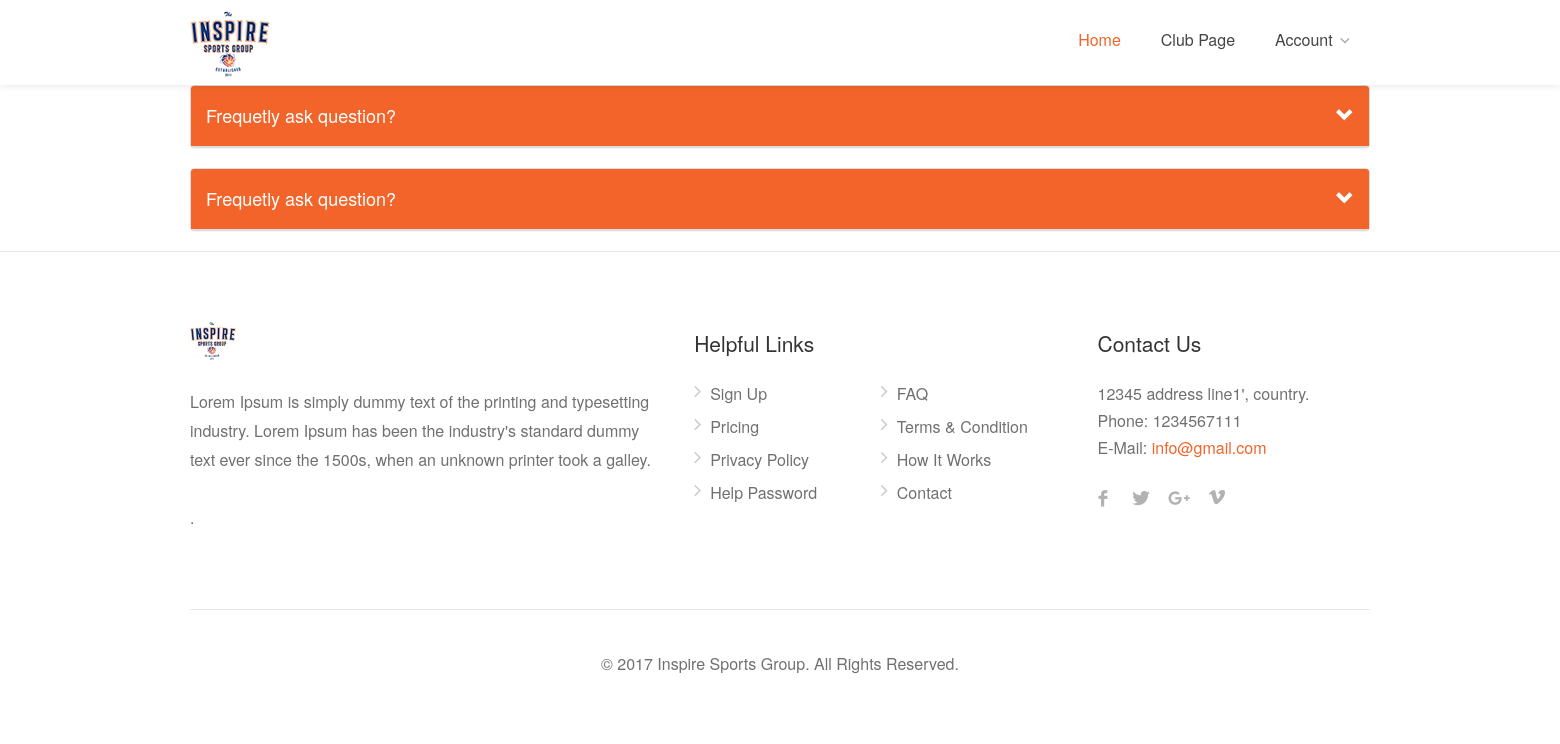
The app's page /index.php/netball/faq with its own data.
### tables this page shows
CREATE TABLE IF NOT EXISTS `tbl_faqs` (
  `faq_id` int(11) NOT NULL AUTO_INCREMENT,
  `question` varchar(255) NOT NULL,
  `answer` longtext NOT NULL,
  `status` int(11) NOT NULL DEFAULT '0',
  PRIMARY KEY (`faq_id`)
);

CREATE TABLE IF NOT EXISTS `tbl_about_us` (
  `about_id` int(11) NOT NULL AUTO_INCREMENT,
  `description` longtext NOT NULL,
  PRIMARY KEY (`about_id`)
);

CREATE TABLE IF NOT EXISTS `tbl_contact_us` (
  `contact_us_id` int(11) NOT NULL AUTO_INCREMENT,
  `email` varchar(255) NOT NULL,
  `phone` varchar(255) NOT NULL,
  `address` longtext NOT NULL,
  PRIMARY KEY (`contact_us_id`)
);

### application/views/content_handler.php (called while the page is built)
<?php include('header.php');?>
<?php include('navbar.php');?>
<?php include('content.php');?>
<?php include('footer.php');?>

### application/controllers/Netball.php (called while the page is built, shortened)
<?php
class Netball extends CI_Controller {
    public function __construct()
    {
        $this->load->library(array('session'));
        $this->load->model('Netballmodel');
    }
    public function faq()
    {
        $data['pageName'] = "FAQ";
        $data['aboutusinfo'] = $this->Netballmodel->getaboutusinfo();
        $data['contactusinfo'] = $this->Netballmodel->getcontactusinfo();
        $data['sociallinkdatalist'] = $this->Netballmodel->getsociallinkdatalist();
        $data['faqsinfolist'] = $this->Netballmodel->getfaqsinfolist();
        $this->load->view("content_handler", $data);
    }
}

### index.php (called while the page is built, shortened)
<?php
require_once BASEPATH.'core/CodeIgniter.php';

### application/models/Netballmodel.php (called while the page is built, shortened)
<?php
Class Netballmodel extends CI_Model
{
     public function getaboutusinfo()
    {
        $this->db->select('*');
        $this->db->from('tbl_about_us');
        return $this->db->get()->row();
    }
     public function getcontactusinfo()
    {
        $this->db->select('*');
        $this->db->from('tbl_contact_us');
        return $this->db->get()->row();
    }
     public function getfaqsinfolist()
    {
        $this->db->select('*');
        $this->db->from('tbl_faqs');
        return $this->db->get()->result();
    }
     public function getsociallinkdatalist()
    {
        $this->db->select('*');
        $this->db->from('tbl_social_link');
        $this->db->where('status',1);
        return $this->db->get()->result();
    }
}

### application/views/contents/faq.php (the view, shortened to what this page needs)
<div class="container">
     <?php foreach ($faqsinfolist as $faqsinfo) { ?>
        <div class="panel panel-default ">
            <div class="panel-heading"  style="background-color:#F2642A">
              <h4>
                <a class="accordion-toggle" data-toggle="collapse" data-parent="#accordion" href="#<?php if (!empty($faqsinfo->faq_id)) echo $faqsinfo->faq_id; ?>" style="color:#fff">
                  <?php if (!empty($faqsinfo->question)) echo $faqsinfo->question; ?>
                </a></h4>
            </div>
        </div>
    <?php } ?>
</div>

### application/views/footer.php (shortened to what this page needs)
<link rel="stylesheet" href="https://cdnjs.cloudflare.com/ajax/libs/font-awesome/4.7.0/css/font-awesome.min.css">
  <div id="footer">
    <div class="container">
      <div class="row">
        <div class="col-md-5 col-sm-6">
          <img class="footer-logo" src="<?php echo base_url('assets/images/logoinspire.jpg');?>" alt=""> <br>
          <br>
          <p><?php if (!empty($aboutusinfo->description)) echo $aboutusinfo->description; ?>.</p>
        </div>
        <div class="col-md-4 col-sm-6 ">
          <h4>Helpful Links</h4>
          <ul class="footer-links">
            <li><a href="<?php echo site_url('netball/registerAccType');?>">Sign Up</a></li>
            <li><a href="<?php echo site_url('netball/pricing');?>">Pricing</a></li>
            <li><a href="<?php echo site_url('netball/privacy');?>">Privacy Policy</a></li>
            <li><a href="<?php echo site_url('netball/help_password');?>">Help Password</a></li>
          </ul>
          <ul class="footer-links">
            <li><a href="<?php echo site_url('netball/faq');?>">FAQ</a></li>
            <li><a href="<?php echo site_url('netball/terms_condition');?>">Terms & Condition</a></li>
            <li><a href="<?php echo site_url('netball/working');?>">How It Works</a></li>
            <li><a href="<?php echo site_url('netball/contact');?>">Contact</a></li>
          </ul>
          <div class="clearfix"></div>
        </div>
        <div class="col-md-3  col-sm-12">
          <h4>Contact Us</h4>
          <div class="text-widget"> <span><?php if (!empty($contactusinfo->address)) echo $contactusinfo->address; ?></span> <br>
            Phone: <span><?php if (!empty($contactusinfo->phone)) echo $contactusinfo->phone; ?></span><br>
            E-Mail:<span> <a href="#"><?php if (!empty($contactusinfo->email)) echo $contactusinfo->email; ?></a> </span><br>
          </div>
          <ul class="social-icons margin-top-20">
             <?php
              $fade = "";
              $service = "";
              $index = 0;
              foreach ($sociallinkdatalist as $sociallinkdata) {
                if($index == 0) {
                  $service = "facebook";
                  $fade = "icon-facebook";
                }
                else if($index == 1) {
                  $service = "twitter";
                  $fade = "icon-twitter";
                }
                else if($index == 2) {
                  $service = "gplus";
                  $fade = "icon-gplus";
                }
                else if($index == 3) {
                  $service = "vimeo";
                  $fade = "icon-vimeo";
                }
                 else if($index == 4) {
                 break;
                }
              ?>
                <li><a class="<?php echo $service; ?>" href="<?php if (!empty($sociallinkdata->link)) echo $sociallinkdata->link; ?>" target="new"><i class="<?php echo $fade; ?>"></i></a></li>
            <?php $index++; } ?>
          </ul>
        </div>
      </div>
      <div class="row">
        <div class="col-md-12">
          <div class="copyrights">© 2017 Inspire Sports Group. All Rights Reserved.</div>
        </div>
      </div>
    </div>
  </div>
<link href="<?php echo base_url('assets/css/plugins/datedropper.css');?>" rel="stylesheet" type="text/css">
</body>
</html>

### assets/css/colors/main.css (style rules this page uses)
.style-2 .trigger.active a,.style-2 .ui-accordion .ui-accordion-header-active:hover,.style-2 .ui-accordion .ui-accordion-header-active,#posts-nav li a:hover,.plan.featured .listing-badge,.post-content h3 a:hover,.add-review-photos i,.show-more-button i,.listing-details-sidebar li a,.star-rating .rating-counter a:hover,.more-search-options-trigger:after,.header-widget .sign-in:hover,#footer a,#footer .footer-links li a:hover,#navigation.style-1 .current,#navigation.style-1 ul li:hover a,.user-menu.active .user-name:after,.user-menu:hover .user-name:after,.user-menu.active .user-name,.user-menu:hover .user-name,.main-search-input-item.location a:hover,.chosen-container .chosen-results li.highlighted,.input-with-icon.location a i:hover,.sort-by .chosen-container-single .chosen-single div:after,.sort-by .chosen-container-single .chosen-default,.panel-dropdown a:after,.post-content a.read-more,.post-meta li a:hover,.widget-text h5 a:hover,.about-author a,a.button.border.white:hover,.icon-box-2 i,a.button.border,.style-2 .ui-accordion .ui-accordion-header:hover,.style-2 .trigger a:hover,.plan.featured .listing-badges .featured,.list-4 li:before,.list-3 li:before,.list-2 li:before,.list-1 li:before,.info-box h4,.testimonial-carousel .slick-slide.slick-active .testimonial:before,.sign-in-form .tabs-nav li a:hover,.sign-in-form .tabs-nav li.active a,.lost_password:hover a,#top-bar .social-icons li a:hover i,.listing-share .social-icons li a:hover i,.agent .social-icons li a:hover i,#footer .social-icons li a:hover i,.headline span i { color:#f2642a; }

### records on screen
tbl_faqs: question "Frequetly ask question?"
tbl_faqs: question "Frequetly ask question?"
tbl_about_us: description "Lorem Ipsum is simply dummy text of the printing and typesetting industry. Lorem Ipsum has been the industry's standard dummy text ever since the 1500s, when an unknown printer took a galley."
tbl_contact_us: address "12345 address line1', country.", phone "1234567111", email "info@gmail.com"
